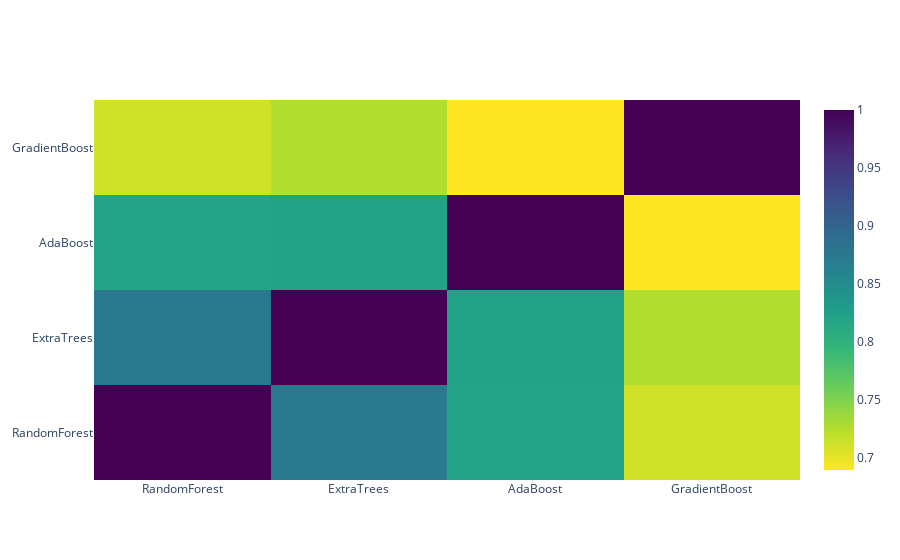

Write notebook code for a chart like this one.
### Code cell
# Correlation Heatmap of the Second Level Training set

data = [
    go.Heatmap(
        z= base_predictions_train.astype(float).corr().values ,
        x=base_predictions_train.columns.values,
        y= base_predictions_train.columns.values,
          colorscale='Viridis',
            showscale=True,
            reversescale = True
    )
]

py.iplot(data, filename='labelled-heatmap')

### Figure 1 — Plotly figure (JSON) as saved in the notebook; plotly's stock layout.template omitted (floating-point values rounded to 4 significant figures)
{"data": [{"colorscale": [[0, "#440154"], [0.1111, "#482878"], [0.2222, "#3e4989"], [0.3333, "#31688e"], [0.4444, "#26828e"], [0.5556, "#1f9e89"], [0.6667, "#35b779"], [0.7778, "#6ece58"], [0.8889, "#b5de2b"], [1, "#fde725"]], "reversescale": true, "showscale": true, "type": "heatmap", "x": ["RandomForest", "ExtraTrees", "AdaBoost", "GradientBoost"], "y": ["RandomForest", "ExtraTrees", "AdaBoost", "GradientBoost"], "z": [[1, 0.8744, 0.8199, 0.7107], [0.8744, 1, 0.8225, 0.7263], [0.8199, 0.8225, 1, 0.6893], [0.7107, 0.7263, 0.6893, 1]]}], "layout": {}}
